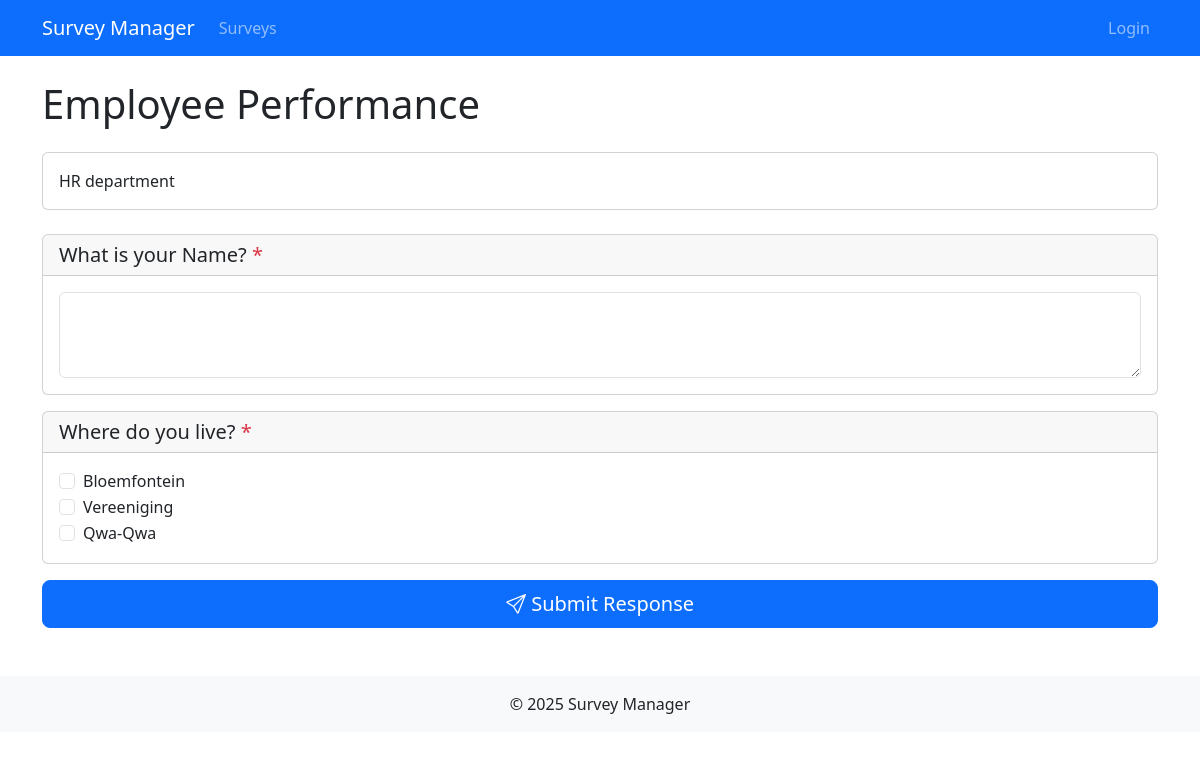
Page /surveys/1/respond/ on the committed database.
### surveys/models.py (models this page shows, shortened)
class Survey(models.Model):
    title = models.CharField(max_length=200)
    description = models.TextField()
    created_by = models.ForeignKey(User, on_delete=models.CASCADE, default=None)
    created_at = models.DateTimeField(default=timezone.now)
    updated_at = models.DateTimeField(auto_now=True)
    is_active = models.BooleanField(default=True)

class Question(models.Model):
    QUESTION_TYPES = [
        ('text', 'Text Answer'),
        ('single', 'Single Choice'),
        ('multiple', 'Multiple Choice'),
    ]
    survey = models.ForeignKey(Survey, on_delete=models.CASCADE, related_name='questions')
    text = models.TextField()
    question_type = models.CharField(max_length=20, choices=QUESTION_TYPES, default='text')
    is_required = models.BooleanField(default=True)
    order = models.IntegerField(default=0)
    class Meta:
        ordering = ['order']

class Choice(models.Model):
    question = models.ForeignKey(Question, on_delete=models.CASCADE, related_name='choices')
    text = models.CharField(max_length=200)
    value = models.CharField(max_length=100)

### surveys/views.py (the view, shortened to what this page needs)
# urls.py: path('<int:pk>/respond/', views.SurveyResponseView.as_view(), name='survey_response'),
class SurveyResponseView(CreateView):
    model = Response
    fields = []
    template_name = 'surveys/survey_response.html'
    def dispatch(self, request, *args, **kwargs):
        self.survey = get_object_or_404(Survey, pk=self.kwargs['pk'])
        return super().dispatch(request, *args, **kwargs)
    def get_context_data(self, **kwargs):
        context = super().get_context_data(**kwargs)
        context['survey'] = self.survey
        return context

### templates/surveys/survey_response.html (shortened to what this page needs)
{% extends "base.html" %}
{% load crispy_forms_tags %}
{% block content %}
<h1 class="mb-4">{{ survey.title }}</h1>
<div class="card mb-4">
    <div class="card-body">
        <p class="card-text">{{ survey.description }}</p>
    </div>
</div>
<form method="post">
    {% for question in survey.questions.all %}
    <div class="card mb-3">
        <div class="card-header">
            <h5 class="mb-0">
                {{ question.text }}
                {% if question.is_required %}<span class="text-danger">*</span>{% endif %}
            </h5>
        </div>
        <div class="card-body">
            {% if question.question_type == 'text' %}
                <textarea name="question_{{ question.id }}" class="form-control" rows="3"
                    {% if question.is_required %}required{% endif %}></textarea>
            {% elif question.question_type == 'multiple' %}
                {% for choice in question.choices.all %}
                <div class="form-check">
                    <input class="form-check-input" type="checkbox"
                        name="question_{{ question.id }}_choices"
                        id="choice_{{ choice.id }}"
                        value="{{ choice.id }}">
                    <label class="form-check-label" for="choice_{{ choice.id }}">
                        {{ choice.text }}
                    </label>
                </div>
                {% endfor %}
            {% endif %}
        </div>
    </div>
    {% endfor %}
    <div class="d-grid gap-2">
        <button type="submit" class="btn btn-primary btn-lg">
            <i class="bi bi-send"></i> Submit Response
        </button>
    </div>
</form>
{% endblock %}

### rows in the picture
Survey: title "Employee Performance", description "HR department"
Question: text "What is your Name?"
Question: text "Where do you live?"
Choice: text "Bloemfontein"
Choice: text "Vereeniging"
Choice: text "Qwa-Qwa"
